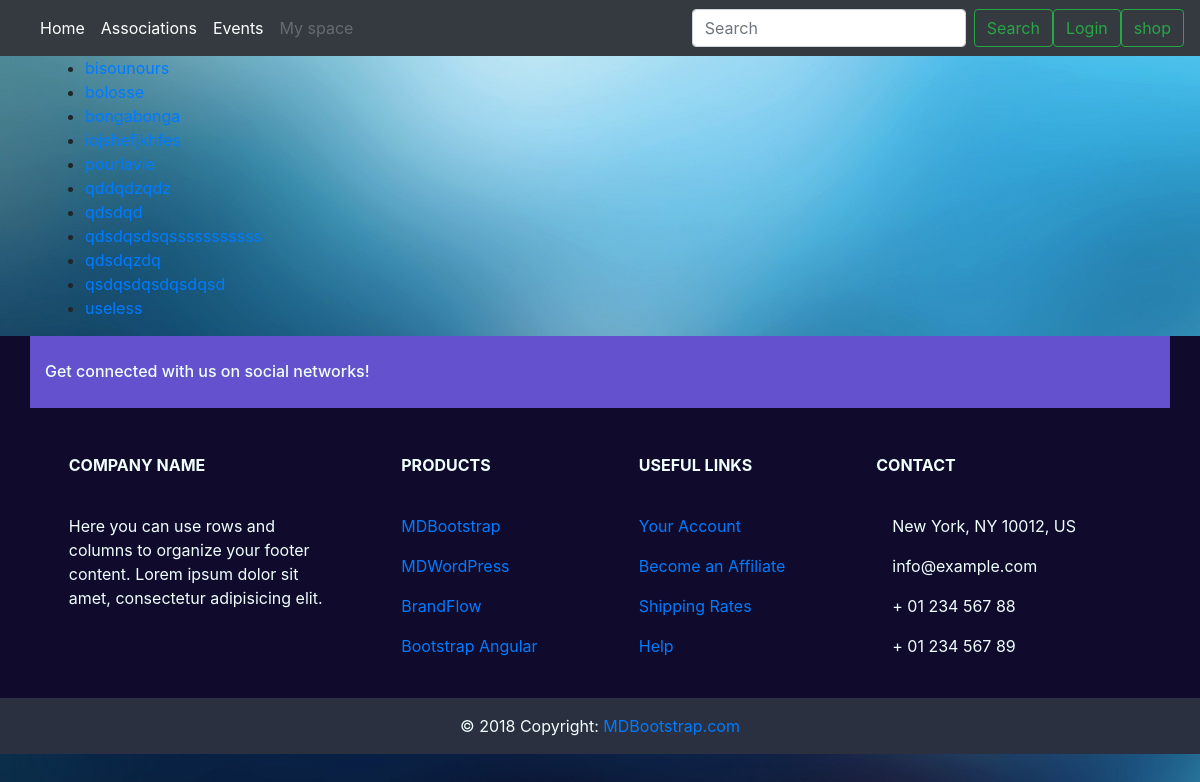
The app's page /assos/, older data.
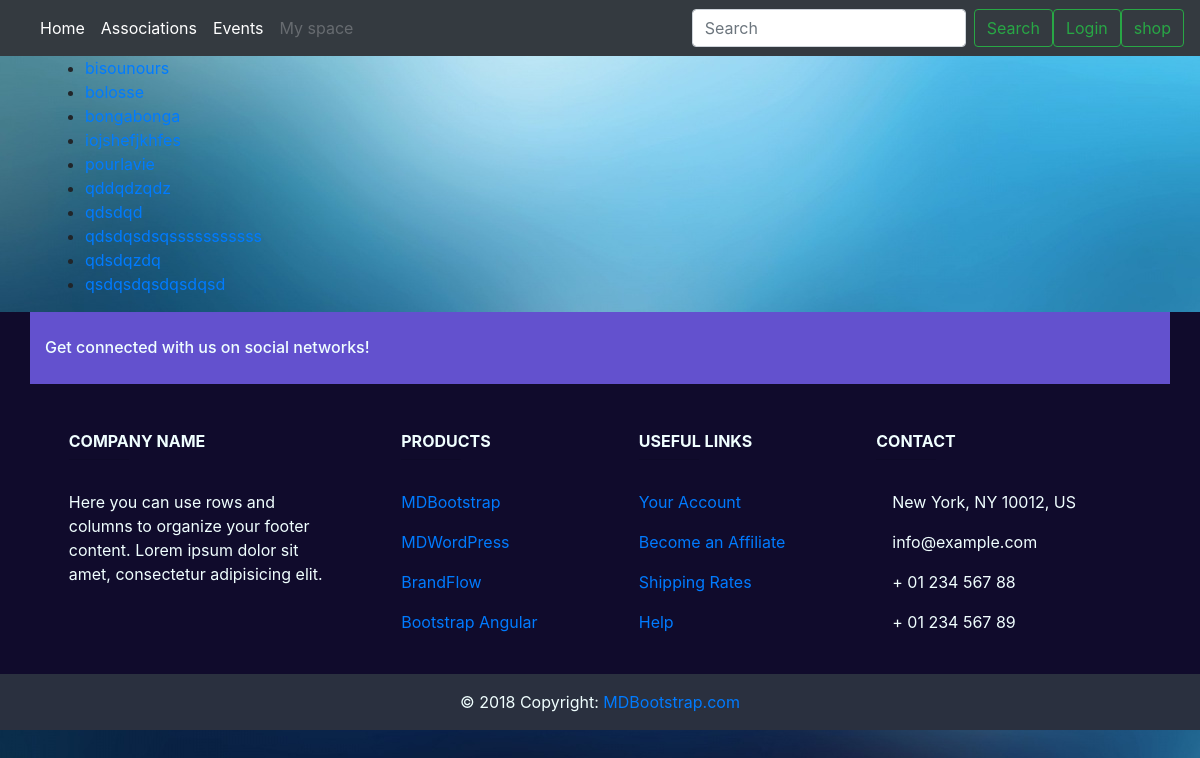
The same page, newer data.
### event/models.py (models this page shows, shortened)
class Association(models.Model):
    name = models.CharField(_("Name"), max_length=64, unique=True)
    class Meta:
        verbose_name = _("Association")
        verbose_name_plural = _("Associations")
        permissions = (
            ('create_event', 'User can create an event'),
            ('manage_member', 'User can add and remove a member'),
            ('choose_staff', 'User can choose staff'),
            ('manage_manager', 'User can add and remove managers'),
            ('manage_president', 'User can modify the president'),
        )

### event/views.py (the view)
# urls.py: path('assos/', views.AssosView.as_view(), name='assos'),
class AssosView(generic.ListView):
    template_name = 'assos_list.html'
    context_object_name = 'assos'
    def get_queryset(self):
        return Association.objects.all().order_by("name")

### shop/cart.py (called while the page is built)
def _cart_id(request):
    if 'cart_id' not in request.session:
        request.session['cart_id'] = _generate_cart_id()
    return request.session['cart_id']

def _generate_cart_id():
    import string, random
    return ''.join([random.choice(string.ascii_letters + string.digits) for _ in range(50)])

def get_all_cart_items(request):
    return CartItem.objects.filter(cart_id = _cart_id(request))

def item_count(request):
    return get_all_cart_items(request).count()

### shop/context_processor.py (called while the page is built)
def cart_item_count(request):
    item_count = cart.item_count(request)
    return {'cart_item_count' : item_count }

### templates/assos_list.html (shortened to what this page needs)
{% extends "base.html" %}
{% load static %}
{% load guardian_tags %}
{%block content %}
        {% if assos %}
        <ul>
        {% for asso in assos %}
        <li><a href="{% url 'event:asso_detail' asso.id %}">{{ asso.name }}</a></li>
        {% endfor %}
        </ul>
        {% else %}
        <p> no assos </p>
        {% endif %}
{% endblock content %}

### templates/base.html (shortened to what this page needs)
<!DOCTYPE html>
<html lang="en">
  <head>
    {% load static %}
    <link rel="stylesheet" href="{% static "css/bootstrap.css" %}">
    <link rel="stylesheet" href="{% static "css/style.css" %}">
</head>
<body>
    <div>{% block navbar %}{% include "includes/mainmenu.html" %}{% endblock navbar %}</div>
    <main class="container">
        <div id="content">
            {% block content %}{% endblock %}
        </div>
    </main>
    <div>
    {% block footer %}
    <footer class="page-footer font-small unique-color-dark">
          <div class="container page-footer-top">
            <div class="row py-4 d-flex align-items-center">
              <div class="col-md-6 col-lg-5 text-center text-md-left mb-4 mb-md-0">
                <h6 class="mb-0">Get connected with us on social networks!</h6>
              </div>
              <div class="col-md-6 col-lg-7 text-center text-md-right">
                <a class="fb-ic">
                </a>
                <a class="tw-ic">
                </a>
                <a class="gplus-ic">
                </a>
                <a class="li-ic">
                </a>
              </div>
            </div>
          </div>
        <div class="container text-center text-md-left mt-5">
          <div class="row mt-3">
            <div class="col-md-3 col-lg-4 col-xl-3 mx-auto mb-4">
              <h6 class="text-uppercase font-weight-bold">Company name</h6>
              <hr class="deep-purple accent-2 mb-4 mt-0 d-inline-block mx-auto" style="width: 60px;">
              <p>Here you can use rows and columns to organize your footer content. Lorem ipsum dolor sit amet,
                consectetur
                adipisicing elit.</p>
            </div>
            <div class="col-md-2 col-lg-2 col-xl-2 mx-auto mb-4">
              <h6 class="text-uppercase font-weight-bold">Products</h6>
              <hr class="deep-purple accent-2 mb-4 mt-0 d-inline-block mx-auto" style="width: 60px;">
              <p>
                <a href="#!">MDBootstrap</a>
              </p>
              <p>
                <a href="#!">MDWordPress</a>
              </p>
              <p>
                <a href="#!">BrandFlow</a>
              </p>
              <p>
                <a href="#!">Bootstrap Angular</a>
              </p>
            </div>
            <div class="col-md-3 col-lg-2 col-xl-2 mx-auto mb-4">
              <h6 class="text-uppercase font-weight-bold">Useful links</h6>
              <hr class="deep-purple accent-2 mb-4 mt-0 d-inline-block mx-auto" style="width: 60px;">
              <p>
                <a href="#!">Your Account</a>
              </p>
              <p>
                <a href="#!">Become an Affiliate</a>
              </p>
              <p>
                <a href="#!">Shipping Rates</a>
              </p>
              <p>
                <a href="#!">Help</a>
              </p>
            </div>
            <div class="col-md-4 col-lg-3 col-xl-3 mx-auto mb-md-0 mb-4">
              <h6 class="text-uppercase font-weight-bold">Contact</h6>
              <hr class="deep-purple accent-2 mb-4 mt-0 d-inline-block mx-auto" style="width: 60px;">
              <p>
                 New York, NY 10012, US</p>
              <p>
                 info@example.com</p>
              <p>
                 + 01 234 567 88</p>
              <p>
                 + 01 234 567 89</p>
            </div>
          </div>
        </div>
        <div class="footer-copyright text-center py-3">© 2018 Copyright:
          <a href="https://mdbootstrap.com/education/bootstrap/"> MDBootstrap.com</a>
        </div>
    </footer>
    {% endblock footer %}
    </div>
</body>
</html>

### templates/includes/mainmenu.html (shortened to what this page needs)
<nav class="navbar navbar-dark bg-dark navbar-expand-lg">
  <div class="collapse navbar-collapse" id="navbarSupportedContent">
    <ul class="navbar-nav mr-auto">
      <li class="nav-item active">
          <a class="nav-link" href="{% url 'event:index' %}">Home <span class="sr-only">(current)</span></a>
      </li>
      <li class="nav-item active">
          <a class="nav-link" href="{% url 'event:assos' %}">Associations</a>
      </li>
      <li class="nav-item active">
          <a class="nav-link" href="{% url 'event:events' %}">Events</a>
      </li>
      {% if user.is_authenticated %}
      <li class="nav-item dropdown">
        <a class="nav-link dropdown-toggle" href="#" id="navbarDropdown" role="button" data-toggle="dropdown" aria-haspopup="true" aria-expanded="false">
          My space
        </a>
        <div class="dropdown-menu" aria-labelledby="navbarDropdown">
          <a class="dropdown-item" href="{% url 'event:profile' %}">My profile</a>
          <a class="dropdown-item" href="{% url 'event:my_assos' %}">My associations</a>
          <div class="dropdown-divider"></div>
          <a class="dropdown-item" href="#">My upcoming events</a>
        </div>
      </li>
    {% else %}
      <li class="nav-item">
        <a class="nav-link disabled" href="#">My space</a>
      </li>
    {% endif %}
    </ul>
    <form class="form-inline my-2 my-lg-0">
      <input class="form-control mr-sm-2" type="search" placeholder="Search" aria-label="Search">
      <button class="btn btn-outline-success my-2 my-sm-0" type="submit">Search</button>
    </form>
    {% if user.is_authenticated %}
        <a href="{% url 'logout' %}"><button class="btn btn-outline-success my-2 my-sm-0">Logout</button></a>
    {% else %}
        <a href="{% url 'login' %}"><button class="btn btn-outline-success my-2 my-sm-0">Login</button></a>
    {% endif %}
        <a href="{% url 'event:shop' %}"><button class="btn btn-outline-success my-2 my-sm-0">shop</button></a>
  </div>
</nav>

### static/css/style.css (style rules this page uses)
body { background-image: url(../img/wallpaper.jpg); }
.page-footer-top { background-color: #6351ce; }
.page-footer { color: azure; background-color: #100b2c; border: 5px; }
.footer-copyright { background-color:#2a303f; }

Row changes from the older to the newer data that the page shows:
removed Association: name "useless"
